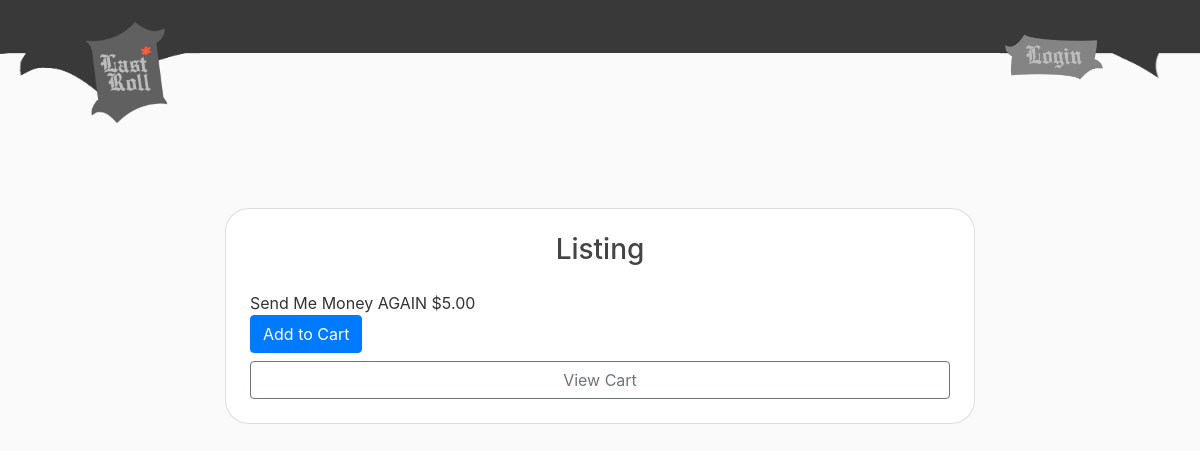
The app's page /listing/2/, older data.
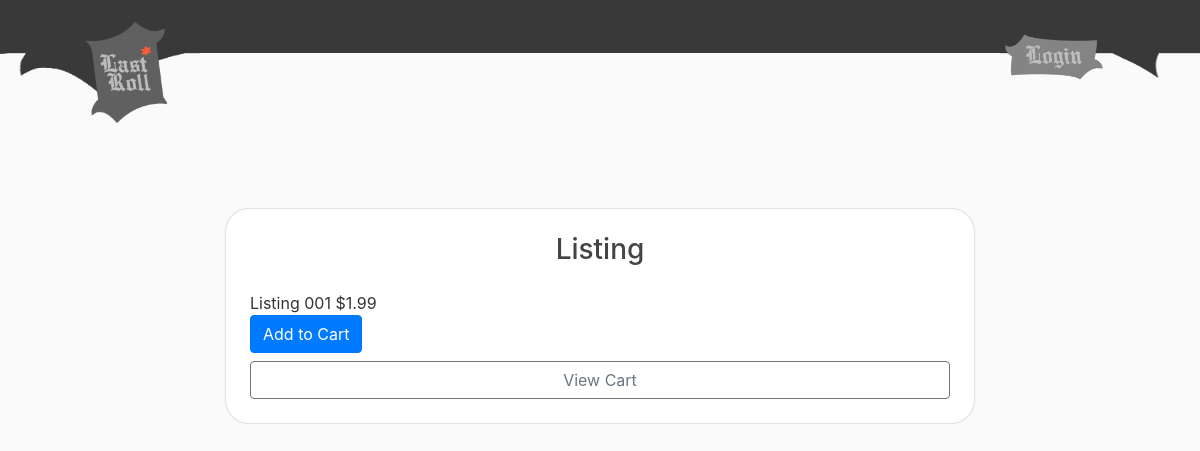
The same page, newer data.
### store/models.py (models this page shows, shortened)
class Product(models.Model):
    seller = models.ForeignKey(Seller, on_delete=models.CASCADE)
    name = models.CharField(max_length=100)
    description = models.TextField(blank=True)
    price = models.DecimalField(max_digits=8, decimal_places=2)
    stock = models.PositiveIntegerField(default=0)
    image = models.ImageField(upload_to='product_images/', blank=True)
    created_at = models.DateTimeField(default=timezone.now)
    status = models.IntegerField(default=0)
    is_reported = models.BooleanField(default=False)
    report_confirmed = models.BooleanField(default=False)

### shop/views.py (the view)
# urls.py: path('listing/<int:product_id>/', views.listing, name='listing'),
def listing(request, product_id):
    product = get_object_or_404(Product, id=product_id)
    cart = get_cart_from_cookies(request)
    quantity_in_cart = cart.get(str(product_id), 0)
    context = {
        'product': product,
        'quantity_in_cart': quantity_in_cart,
        'listing': Product.objects.filter(id = product_id).first()
    }
    return render(request, 'shop/listing.html', context)

### shop/views.py (called while the page is built)
def get_cart_from_cookies(request):
    cart = {}
    cart_data = request.COOKIES.get('cart')
    if cart_data:
        try:
            cart = json.loads(cart_data)
        except json.JSONDecodeError:
            cart = {}
    return cart

### shop/templates/shop/listing.html (shortened to what this page needs)
{% extends "shop/base.html" %}
{% block content %}
<div class="container mt-5">
  <div class="card shadow p-4" style="border-radius: 1.5rem; max-width: 750px; margin: auto;">
    <h3 class="text-center mb-4">Listing</h3>
              <td>{{ listing.name }}</td>
              <td>${{ listing.price }}</td>
      <form action="{% url 'add_to_cart' product.id %}" method="post">
        <button type="submit" class="btn btn-primary">
          Add to Cart
        </button>
      </form>
      <a href="{% url 'cart' %}" class="btn btn-outline-secondary mt-2">View Cart</a>
  </div>
</div>
{% endblock %}

Row changes from the older to the newer data that the page shows:
changed Product: name "Send Me Money AGAIN" → "Listing 001"; price "5.00" → "1.99"
